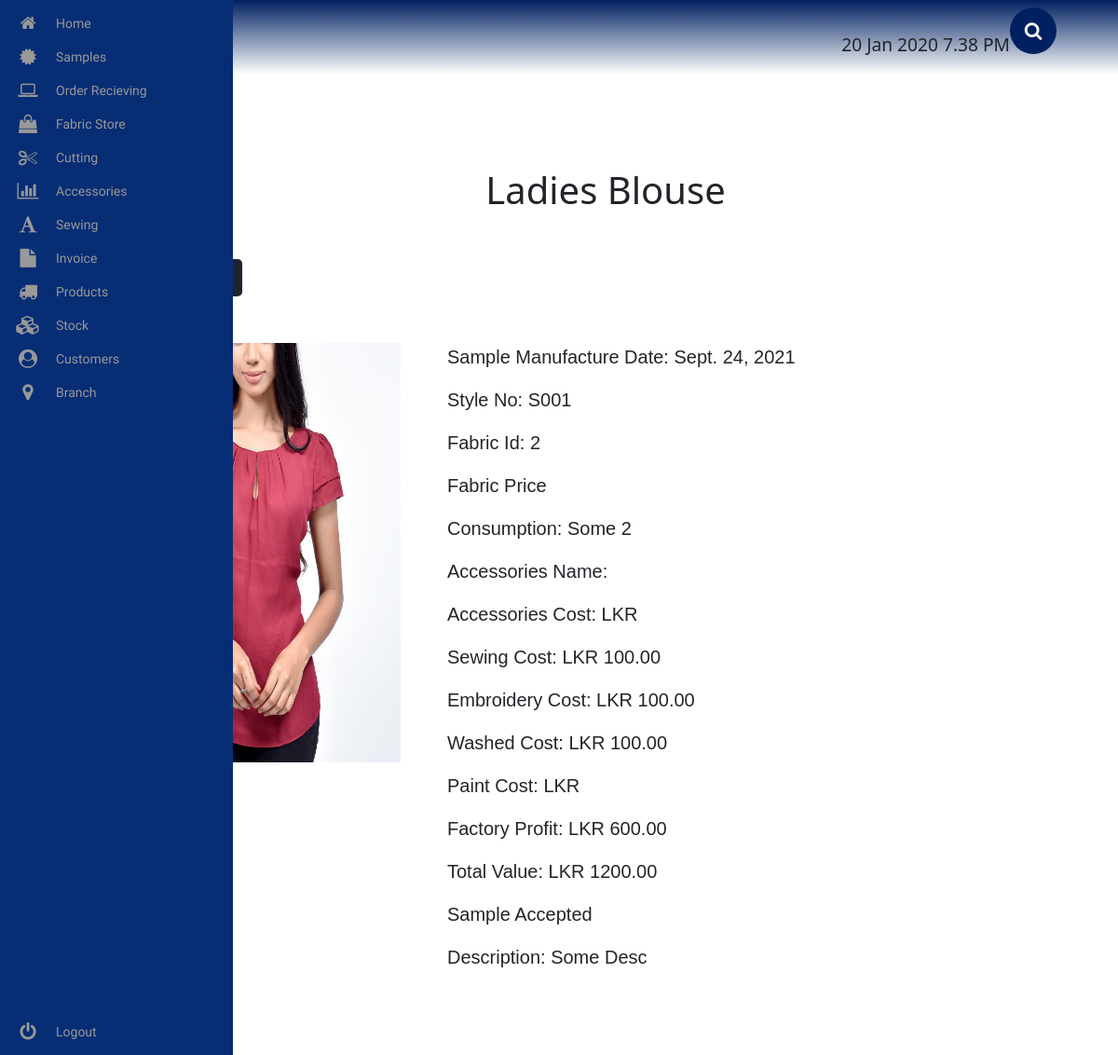
The app's page /sample/ladies-blouse/1/, older data.
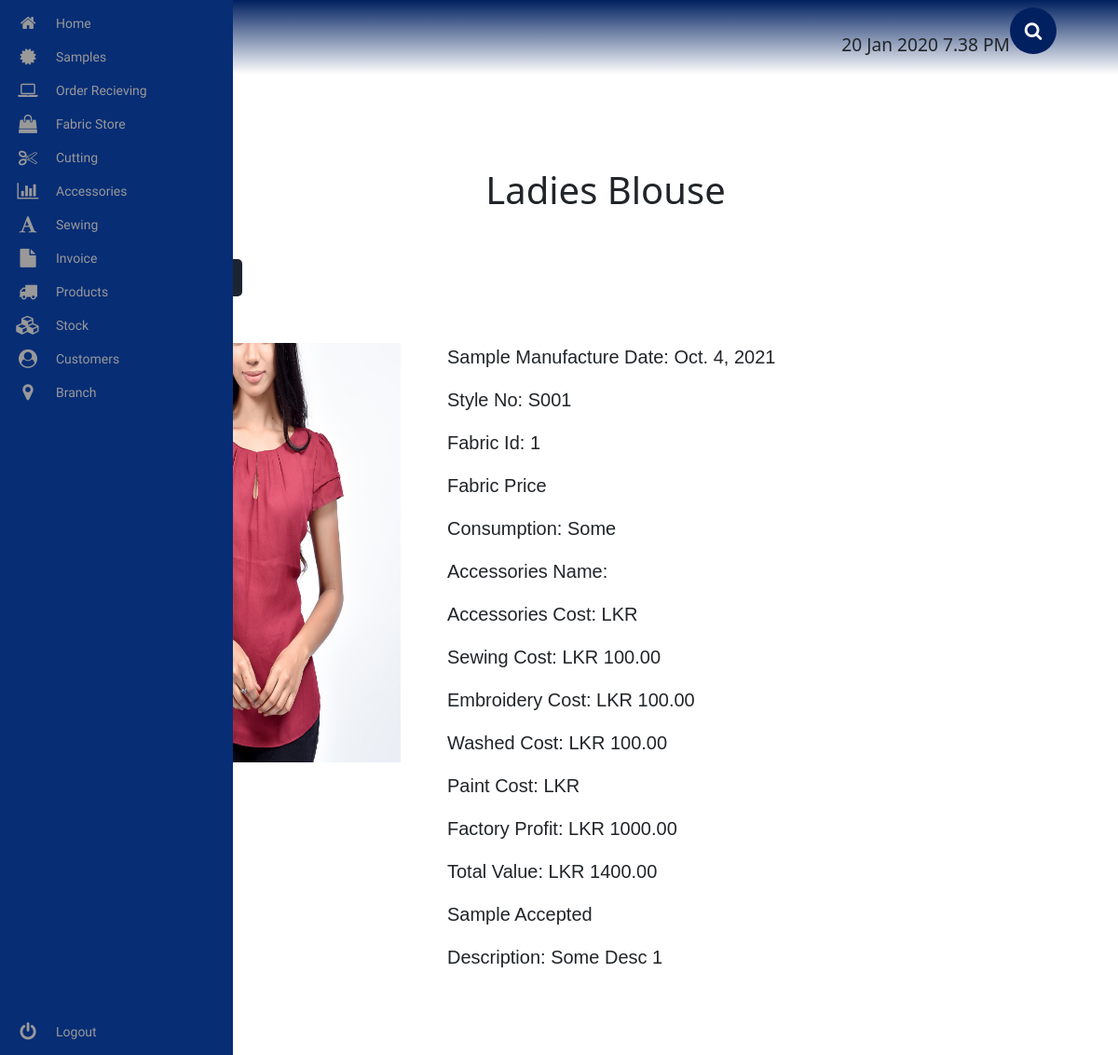
The same page, newer data.
### sample/models.py (models this page shows, shortened)
class LadiesBlouse(models.Model):
    img = models.ImageField(upload_to='products/ladies/ladies-blouse/img/')
    sample_manufactured_date = models.DateField()
    style_no = models.CharField(max_length=1000)
    fabric = models.ForeignKey(OrderOut, on_delete=models.SET_NULL, null=True, blank=True)
    consumption = models.CharField(max_length=1000)
    accessories = models.ForeignKey(AccSentOut, on_delete=models.SET_NULL, null=True, blank=True)
    sewing_cost = models.DecimalField(decimal_places=2, max_digits=100000)
    embroidery_cost = models.DecimalField(decimal_places=2, max_digits=100000)
    washed_cost = models.DecimalField(decimal_places=2, max_digits=100000)
    paint_cost = models.DecimalField(decimal_places=2, max_digits=100000)
    factory_profit = models.DecimalField(decimal_places=2, max_digits=100000)
    total_value = models.DecimalField(decimal_places=2, max_digits=100000)
    accepted = models.BooleanField(default=True)
    description = models.CharField(max_length=1000)

### sample/views.py (the view)
# urls.py: path('ladies-blouse/<int:id>/', ladies_blouse_view, name="ladies_blouse_view"),
def ladies_blouse_view(request, id):
    template = 'ladies/blouse/ladies_blouse.html'
    try:
        obj = LadiesBlouse.objects.get(id=id)
    except LadiesBlouse.DoesNotExist:
        raise Http404
    if request.method == 'POST':
        form = LadiesBlouseForm(data=request.POST, instance=obj)
        if form.is_valid():
            form.save()
    else:
        form = LadiesBlouseForm(instance=obj)
    context = {
        'object': obj,
        'form': form,
    }
    return render(request, template, context)

### sample/templates/ladies/blouse/ladies_blouse.html (shortened to what this page needs)
<!DOCTYPE html>
<html lang="en">
{% extends 'base.html' %}
{% load static %}
{% load crispy_forms_tags %}
    {% block extra_css %}
        <link rel="stylesheet" href="{% static 'sample/css/ladies/blouse/ladies_blouse.css' %}">
    {% endblock %}
    {% block content %}
        <div class="ladies__blouse__container">
            <h1> Ladies Blouse </h1>
            <div class="ladies__blouse__btn">
                <button>
                    <a href="{% url 'sample:ladies_blouse_print_view' object.id %}" target="_blank"> Print  </a>
                </button>
                <button onclick="FormDisplay()" id="edit-btn"> Edit </button>
            </div>
            <div class="ladies__blouse__wrapper">
                <img src="{{ object.img.url }}" alt="img" class="ladies__blouse__img">
                <div class="ladies__blouse__details">
                    <p> Sample Manufacture Date: {{ object.sample_manufactured_date }} </p>
                    <p> Style No: {{ object.style_no }} </p>
                    <p> Fabric Id: {{ object.fabric_id }} </p>
                    <p> Fabric Price {{ object.fabric_price }} </p>
                    <p> Consumption: {{ object.consumption }} </p>
                    <p> Accessories Name: {{ object.acc_name }} </p>
                    <p> Accessories Cost: LKR {{ object.acc_cost }} </p>
                    <p> Sewing Cost: LKR {{ object.sewing_cost }} </p>
                    <p> Embroidery Cost: LKR {{ object.embroidery_cost}} </p>
                    <p> Washed Cost: LKR {{ object.washed_cost }} </p>
                    <p> Paint Cost: LKR {{ object.pain_cost}} </p>
                    <p> Factory Profit: LKR {{ object.factory_profit }} </p>
                    <p> Total Value: LKR {{ object.total_value }} </p>
                    <p> {% if object.accepted == True %}
                        Sample Accepted
                        {% else %}
                        Sample Rejected
                        {% endif %}
                    </p>
                    <p> Description: {{ object.description }} </p>
                </div>
            </div>
        </div>
    {% endblock %}

Row changes from the older to the newer data that the page shows:
changed LadiesBlouse: sample_manufactured_date "Sept. 24, 2021" → "Oct. 4, 2021"; fabric_id "2" → "1"; consumption "Some 2" → "Some"; factory_profit "600.00" → "1000.00"; total_value "1200.00" → "1400.00"; description "Some Desc" → "Some Desc 1"
